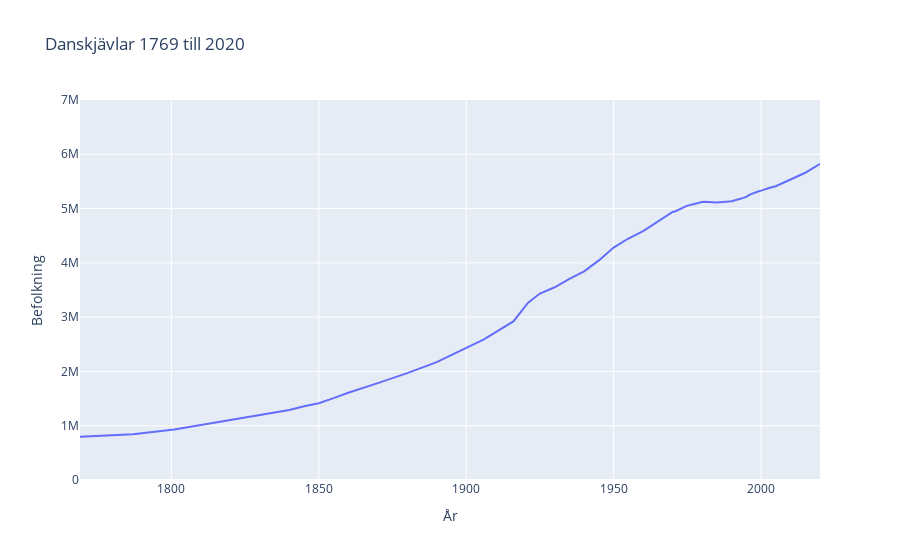

This figure's notebook cell:
### Code cell
fig = px.line(bef_stat_d, x="År", y="Befolkning", title="Danskjävlar 1769 till 2020", range_y=[0, 7e6])


fig.show()
